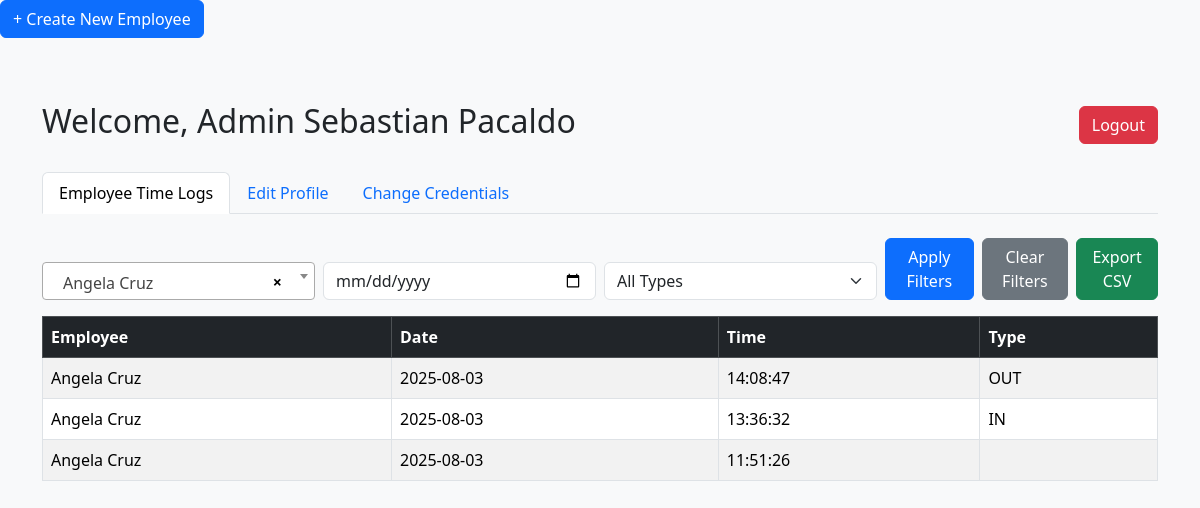
The app's page /admin.php?employee=4 (signed in) with its own data.
### tables this page shows
CREATE TABLE `users` (
  `id` int(11) NOT NULL,
  `username` varchar(50) NOT NULL,
  `first_name` varchar(100) DEFAULT NULL,
  `last_name` varchar(100) DEFAULT NULL,
  `position` varchar(100) DEFAULT NULL,
  `password` varchar(255) NOT NULL,
  `role` enum('admin','employee') NOT NULL
);

CREATE TABLE `timelogs` (
  `id` int(11) NOT NULL,
  `employee_id` int(11) NOT NULL,
  `log_date` date NOT NULL,
  `log_time` time NOT NULL,
  `type` enum('IN','OUT') NOT NULL
);

### admin.php (the view, shortened to what this page needs)
<?php
require 'db.php';
$stmt = $pdo->prepare("SELECT * FROM users WHERE id = ?");
$stmt->execute([$_SESSION['user_id']]);
$admin = $stmt->fetch(PDO::FETCH_ASSOC);
$admin_name = $admin ? $admin['first_name'] . ' ' . $admin['last_name'] : 'Admin';
$filter_employee = $_GET['employee'] ?? '';
$filter_date = $_GET['date'] ?? '';
$filter_type = $_GET['type'] ?? '';
$query = "SELECT t.*, u.first_name, u.last_name
          FROM timelogs t
          JOIN users u ON t.employee_id = u.id
          WHERE 1=1";
$params = [];
if (!empty($filter_employee)) {
    $query .= " AND t.employee_id = ?";
    $params[] = $filter_employee;
}
$query .= " ORDER BY t.log_date DESC, t.log_time DESC";
$stmt = $pdo->prepare($query);
$stmt->execute($params);
$logs = $stmt->fetchAll(PDO::FETCH_ASSOC);
?>
<!DOCTYPE html>
<html>
<head>
<link href="https://cdn.jsdelivr.net/npm/bootstrap@5.3.3/dist/css/bootstrap.min.css" rel="stylesheet">
<link href="https://cdn.jsdelivr.net/npm/select2@4.1.0-rc.0/dist/css/select2.min.css" rel="stylesheet" />
</head>
<body class="bg-light">
<a href="create_employee.php" class="btn btn-primary mb-3">+ Create New Employee</a>
<div class="container mt-5">
    <div class="mb-4 d-flex justify-content-between align-items-center">
        <h2>Welcome, Admin <?php echo htmlspecialchars($admin_name); ?></h2>
        <a href="logout.php" class="btn btn-danger">Logout</a>
    </div>
    <ul class="nav nav-tabs mb-4" id="adminTabs" role="tablist">
        <li class="nav-item">
            <a class="nav-link active" id="logs-tab" data-bs-toggle="tab" href="#logs" role="tab">Employee Time Logs</a>
        </li>
        <li class="nav-item">
            <a class="nav-link" id="edit-tab" data-bs-toggle="tab" href="#edit" role="tab">Edit Profile</a>
        </li>
        <li class="nav-item">
            <a class="nav-link" id="creds-tab" data-bs-toggle="tab" href="#creds" role="tab">Change Credentials</a>
        </li>
    </ul>
    <div class="tab-content">
        <div class="tab-pane fade show active" id="logs" role="tabpanel">
          <form method="GET" class="row g-2 mb-3 align-items-end">
                <div class="col-md-3">
                </div>
                <div class="col-md-3">
                    <input type="date" name="date" class="form-control" value="<?= htmlspecialchars($filter_date) ?>">
                </div>
                <div class="col-md-3">
                    <select name="type" class="form-select">
                        <option value="">All Types</option>
                    </select>
                </div>
                <div class="col-md-3 d-flex gap-2">
                    <button type="submit" class="btn btn-primary">Apply Filters</button>
                    <a href="admin.php" class="btn btn-secondary">Clear Filters</a>
                    <a href="?export=csv<?= ($filter_employee ? '&employee=' . $filter_employee : '') ?><?= ($filter_date ? '&date=' . $filter_date : '') ?><?= ($filter_type ? '&type=' . $filter_type : '') ?>" class="btn btn-success">Export CSV</a>
                </div>
            </form>
            <table class="table table-bordered table-striped">
                <thead class="table-dark">
                    <tr>
                        <th>Employee</th>
                        <th>Date</th>
                        <th>Time</th>
                        <th>Type</th>
                    </tr>
                </thead>
                <tbody>
                    <?php if ($logs): ?>
                        <?php foreach ($logs as $log): ?>
                            <tr>
                                <td><?= htmlspecialchars($log['first_name'] . ' ' . $log['last_name']) ?></td>
                                <td><?= htmlspecialchars($log['log_date']) ?></td>
                                <td><?= htmlspecialchars($log['log_time']) ?></td>
                                <td><?= htmlspecialchars(ucfirst($log['type'])) ?></td>
                            </tr>
                        <?php endforeach; ?>
                    <?php else: ?>
                        <tr><td colspan="4" class="text-center">No logs found.</td></tr>
                    <?php endif; ?>
                </tbody>
            </table>
        </div>
    </div>
</div>
</body>
</html>

### records on screen
users: admin_name "Sebastian Pacaldo"
timelogs: users.first_name+last_name "Angela Cruz", log_date "2025-08-03", log_time "14:08:47", type "OUT"
timelogs: users.first_name+last_name "Angela Cruz", log_date "2025-08-03", log_time "13:36:32", type "IN"
timelogs: users.first_name+last_name "Angela Cruz", log_date "2025-08-03", log_time "11:51:26"
